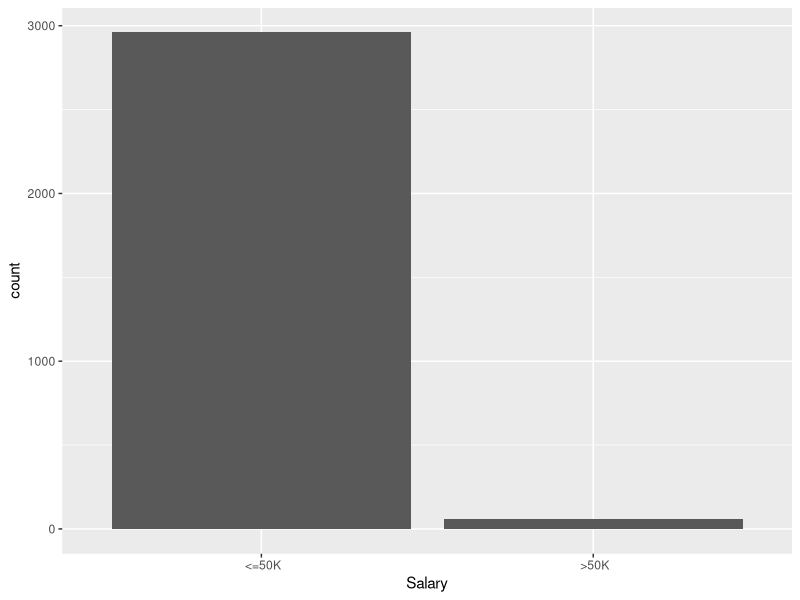
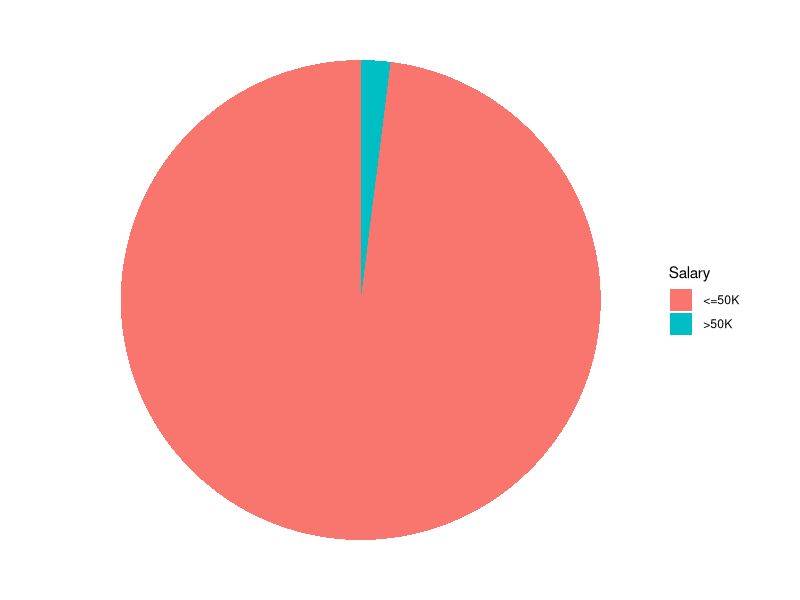
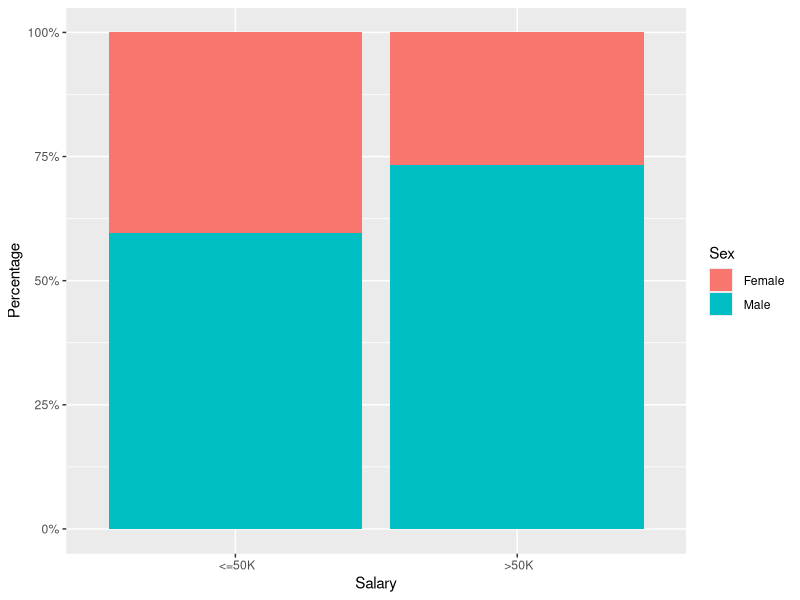
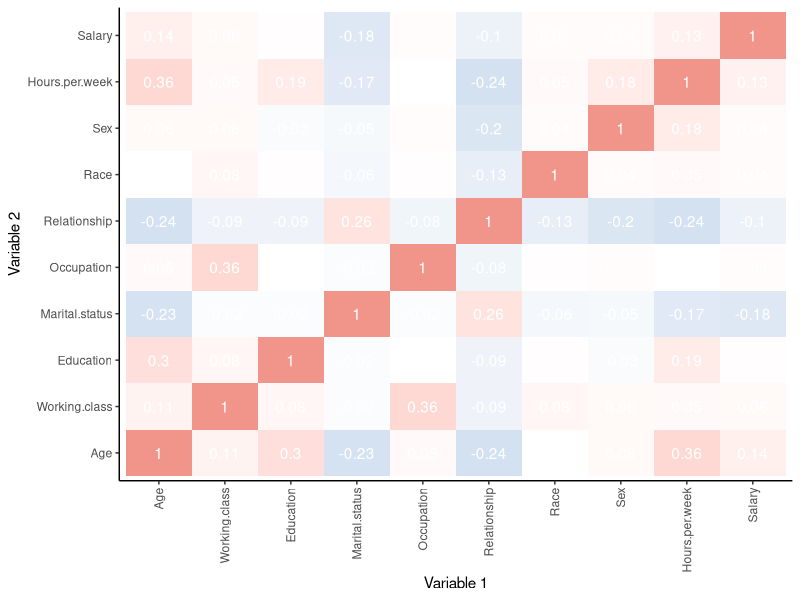
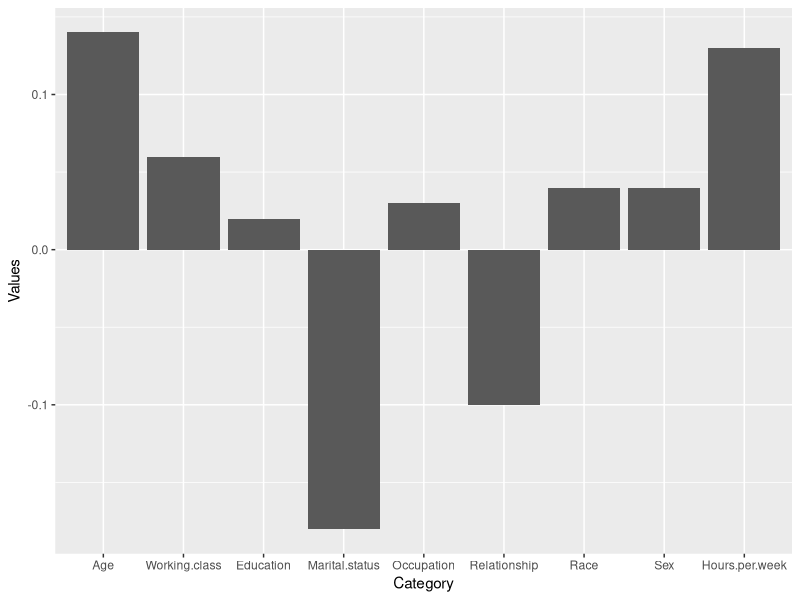
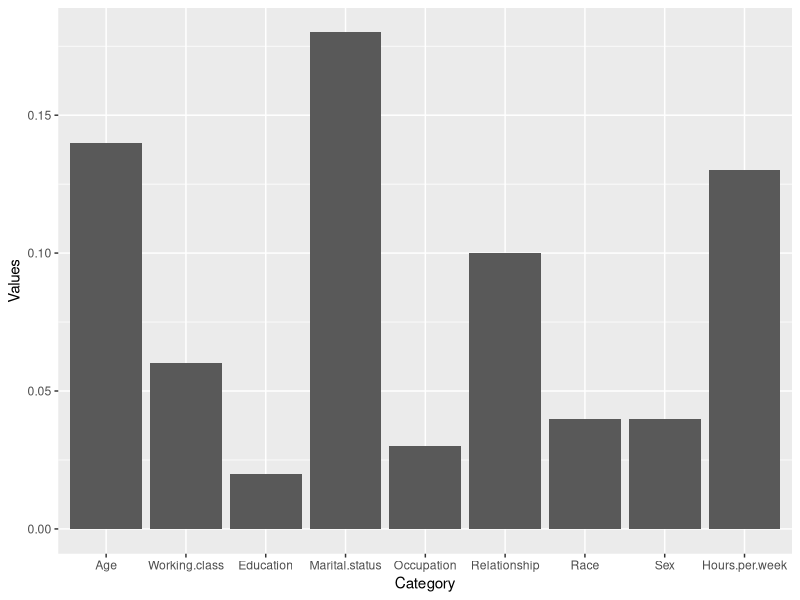

These charts were generated, in order, by the following R code:
## ---- chunk 1
# read CSV file
df <- read.csv("my_data.csv")
## ---- chunk 2
# lets check data
tail(df)
## ---- chunk 3
# now lets check for missing values, if any
sum(is.na(df))

## ---- chunk 4
# # chceck duolicate data
# sum(duplicated(df))

## ---- chunk 5
# # unique duolicate records
# data <- unique(data)

## ---- chunk 6
# descriptive analysis of data
summary(df)

## ---- chunk 7
# Identify character columns
char_cols <- sapply(df, is.character)

# Count unique values for each character column
unique_counts <- sapply(df[, char_cols], function(x) length(unique(x)))

# Combine column names and unique counts into a table
unique_table <- data.frame(column = names(unique_counts), unique_count = unique_counts)

# Print the table
print(unique_table)

## ---- chunk 8
# Assuming your data frame is called "df"
df <- subset(df, select = -c(Country))

## ---- chunk 9
#Now lets check for the information related to data
str(df)

## ---- chunk 10
library(ggplot2)


# Create a count plot
ggplot(df, aes(x = Salary)) +
  geom_bar()


## ---- chunk 11
library(ggplot2)

# Create a data frame with count of each salary range
df_count <- data.frame(table(df$Salary))

# Create a pie chart
ggplot(df_count, aes(x = "", y = Freq, fill = Var1)) +
  geom_bar(width = 1, stat = "identity") +
  coord_polar(theta = "y") +
  labs(fill = "Salary") +
  theme_void()

## ---- chunk 12
library(ggplot2)

# Create a bar chart with percentages
ggplot(df, aes(x = Salary, fill = Sex)) +
  geom_bar(position = "fill") +
  xlab("Salary") +
  ylab("Percentage") +
  scale_y_continuous(labels = scales::percent)

## ---- chunk 13
# Identify categorical columns
categorical_cols <- sapply(df, function(x) is.factor(x) || is.character(x))


# Encode categorical columns using ordinal encoding
for (col in names(df)[categorical_cols]) {
  df[[col]] <- as.integer(factor(df[[col]], ordered = TRUE))
}


## ---- chunk 14
# lets check the data again after encoding
head(df)
## ---- chunk 15

library(ggplot2)

# Create a correlation matrix
correlation_matrix <- round(cor(df), 2)

# Convert the correlation matrix to a data frame
corr_df <- reshape2::melt(correlation_matrix)

# Rename the columns
names(corr_df) <- c("Variable 1", "Variable 2", "Correlation")

# Create a heatmap with numbers
ggplot(corr_df, aes(x = `Variable 1`, y = `Variable 2`, fill = `Correlation`)) +
  geom_tile() +
  geom_text(aes(label = round(Correlation, 2)), color = "white") +
  scale_fill_gradient2(low = "#2E86C1", mid = "white", high = "#F1948A", midpoint = 0) +
  theme_bw() +
  theme(axis.text.x = element_text(angle = 90, vjust = 0.5, hjust = 1),
        panel.grid.major = element_blank(),
        panel.grid.minor = element_blank(),
        panel.border = element_blank(),
        axis.line = element_line(colour = "black"),
        legend.position = "none")

## ---- chunk 16
corr_df = tail(corr_df, 10)




# select columns "a" and "c"
df_selected <- corr_df[c("Variable 1", "Correlation")]

df_selected <- df_selected[df_selected$'Variable 1' != "Salary", ]

# Sort the dataframe on the basis of correlation
df_sorted <- df_selected[order(-df_selected$Correlation),]
df_sorted
## ---- chunk 17
library(ggplot2)

# Example data frame
df_bar <- data.frame(category = df_sorted$`Variable 1`,
                 values = df_sorted$Correlation)

# Sort the data frame by values in descending order
df_bar <- df_bar[order(-df_bar$values),]

# Create a bar plot
ggplot(df_bar, aes(x = category, y = values)) +
  geom_bar(stat = "identity") +
  xlab("Category") +
  ylab("Values")

## ---- chunk 18
# Sort the dataframe on the basis of the absolute value of correlation
df_selected$Correlation <- abs(df_selected$Correlation)

# Sort the dataframe on the basis of correlation
df_sorted <- df_selected[order(-df_selected$Correlation),]
df_sorted

## ---- chunk 19
library(ggplot2)

# Example data frame
df_bar <- data.frame(category = df_sorted$`Variable 1`,
                 values = df_sorted$Correlation)

# Sort the data frame by values in descending order
df_bar <- df_bar[order(-df_bar$values),]

# Create a bar plot
ggplot(df_bar, aes(x = category, y = values)) +
  geom_bar(stat = "identity") +
  xlab("Category") +
  ylab("Values")
## ---- chunk 20


# replace 1 with 0 and 2 with 1
df$Salary <- ifelse(df$Salary == 1, 0, 1)


## ---- chunk 21
# Fit logistic regression model
model <- glm(Salary ~ ., data = df, family = "binomial")

# Show model summary
summary(model)

